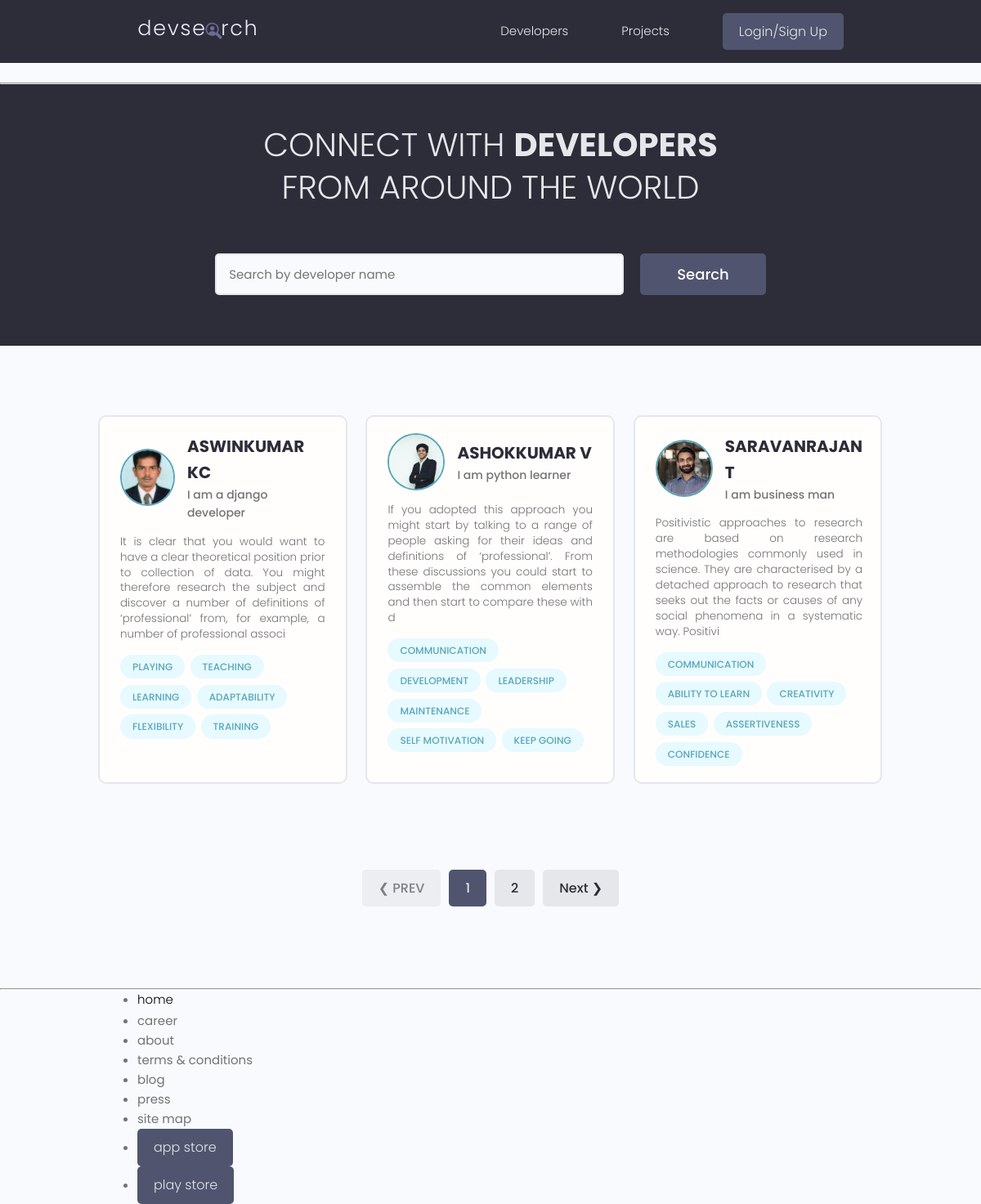
The page / on the database its author committed.
### users/models.py (models this page shows, shortened)
class Profile(models.Model):
    user = models.OneToOneField(User,on_delete=models.CASCADE,null=True,blank=True)
    name = models.CharField(max_length=200)
    username = models.CharField(max_length=200,null=True,blank=True)
    email = models.EmailField(null=True,blank=True)
    profile_image = models.ImageField(upload_to='profiles',default='profiles/download.png',null=True,blank=True)
    short_intro = models.CharField(max_length=2000,null=True,blank=True)
    bio = models.TextField(null=True,blank=True)
    location = models.CharField(max_length=500,null=True,blank=True)
    social_github = models.CharField(max_length=2000,null=True,blank=True)
    social_twitter = models.CharField(max_length=2000,null=True,blank=True)
    social_youtube = models.CharField(max_length=2000,null=True,blank=True)
    social_linkedin = models.CharField(max_length=2000,null=True,blank=True)
    social_website = models.CharField(max_length=2000,null=True,blank=True)
    created = models.DateTimeField(auto_now_add=True)

class Skill(models.Model):
    owner = models.ForeignKey(Profile, on_delete=models.CASCADE,null=True,blank=True)
    name = models.CharField(max_length=200)
    description = models.TextField(null=True,blank=True)
    created = models.DateTimeField(auto_now_add=True)
    def __str__(self):
        return str(self.name)

### users/views.py (the view)
# urls.py: path('',views.profiles,name='all-profile'),
def profiles(request):
    profiles = searchProfiles(request)
    page_profiles,custom_range = paginateProfiles(request,profiles,3)
    context = {
        'profiles' : page_profiles,
        'custom_range': custom_range,
    }
    return render(request, 'users/all-profiles.html',context)

### users/utils.py (called while the page is built)
def searchProfiles(request):
    search_query = ''
    if request.GET.get('search_query'):
        search_query = request.GET.get('search_query')
    skills = Skill.objects.filter(name__icontains=search_query)
    profiles = Profile.objects.filter (
        Q(name__icontains=search_query) |
        Q(short_intro__icontains=search_query) |
        Q(skill__in = skills)).distinct()
    return profiles

def paginateProfiles(request, profiles, no_of_prof):
    paginator = Paginator(profiles,no_of_prof)
    page = request.GET.get('page')
    try:
        page_profiles = paginator.page(page)
    except PageNotAnInteger:
        page = 1
        page_profiles = paginator.page(page)
    except EmptyPage:
        page = paginator.num_pages
        page_profiles = paginator.page(page)
    leftIndex = int(page) - 2
    if leftIndex < 1:
        leftIndex = 1
    rightIndex = int(page) + 2
    if rightIndex > paginator.num_pages:
        rightIndex = paginator.num_pages + 1
    custom_range = range(leftIndex,rightIndex)
    return page_profiles, custom_range

### users/templates/users/all-profiles.html (shortened to what this page needs)
{% extends 'main.html' %}
{% block content %}
  <main class="home">
    <section class="hero-section text-center">
      <div class="container container--narrow">
        <div class="hero-section__box">
          <h2>CONNECT WITH <span>DEVELOPERS</span></h2>
          <h2>FROM AROUND THE WORLD</h2>
        </div>
        <div class="hero-section__search">
          <form class="form" action="" method="get">
            <div class="form__field">
              <input class="input input--text" id="formInput#search" type="text" name="search_query"
                placeholder="Search by developer name" value="{{request.GET.search_query}}" />
            </div>
            <input class="btn btn--sub btn--lg" type="submit" value="Search" />
          </form>
        </div>
      </div>
    </section>
    <section class="devlist">
      <div class="container">
        <div class="grid grid--three">
          {% for profile in profiles %}
          <div class="column card">
            <div class="dev">
              <a href="{% url 'users:single-profile' profile.id %}" class="card__body">
                <div class="dev__profile">
                  <img class="avatar avatar--md" src="{{profile.profile_image.url}}" alt="image" />
                  <div class="dev__meta">
                    <h3>{{profile.name}}</h3>
                    <h5>{{profile.short_intro|slice:60}}</h5>
                  </div>
                </div>
                <p class="dev__info">
                  {{profile.bio|slice:"250"}}
                </p>
                <div class="dev__skills">
                  {% for skill in profile.skill_set.all %}
                  <span class="tag tag--pill tag--main">
                    <small>{{skill}}</small>
                  </span>
                  {% endfor %}
                </div>
              </a>
            </div>
          </div>
          {% endfor %}
            </div>
          </div>
    </section>
    {% if profiles.has_other_pages %}
    <div class="pagination">
      <ul class="container">
        {% if profiles.has_previous %}
        <li><a href="?page={{profiles.previous_page_number}}&search_query={{request.GET.search_query}}" class="btn">&#10094; Prev</a></li>
        {% else %}
        <li><a href="" class="btn btn--disabled">&#10094; PREV</a></li>
        {% endif %}
        {% for page in custom_range %}
        {% if page == profiles.number %}
        <li><a href="?page={{page}}&search_query={{request.GET.search_query}}" class="btn btn--sub">{{page}}</a></li>
        {% else %}
        <li><a href="?page={{page}}&search_query={{request.GET.search_query}}" class="btn">{{page}}</a></li>
        {% endif %}
        {% endfor %}
        {% if profiles.has_next %}
        <li><a href="?page={{profiles.next_page_number}}&search_query={{request.GET.search_query}}" class="btn">Next  &#10095;</a></li>
        {% else %}
        <li><a href="" class="btn btn--disabled"> NEXT &#10095; </a></li>
        {% endif %}
        </ul>
    </div>
    {% endif %}
  </main>
  {% endblock %}

### static/styles/app.css (style rules this page uses)
:root { --color-sub: #2d2d39; }
.btn--sub { background-color: var(--color-sub-light); }
.card { border: 2px solid var(--color-light); }
img { width: 100%; }
.hero-section { height: 40vh; display: flex; align-items: center; background-color: var(--color-sub); }
.hero-section__box { margin-bottom: 4rem; }
.hero-section__box > h2, .hero-section__box > h2 > span { font-size: 4rem; color: var(--color-light); line-height: 1.3; text-transform: uppercase; }
.hero-section__box > h2 { font-weight: 300; }
.hero-section__box > h2 > span { font-weight: 700; }
.hero-section__search > .form { display: flex; align-items: center; justify-content: center; gap: 2rem; }
.hero-section__search > .form input.input--text { width: 50rem; }
.devlist { margin-top: 8rem; }
.devlist .grid { align-items: stretch; }
.devlist .dev .dev__profile { display: flex; align-items: center; gap: 1.5rem; }
.devlist .dev .dev__meta h3 { color: var(--color-sub); font-size: 2rem; font-weight: 700; }
.devlist .dev .dev__meta h5 { color: var(--color-text); font-size: 1.4rem; font-weight: 500; }
.devlist .dev .dev__info { margin: 1.5rem 0; font-size: 1.35rem; line-height: 1.4; text-align: justify; }
.pagination { margin-top: 8rem; margin-bottom: 10rem; }
.pagination > ul { flex-wrap: wrap; list-style: none; display: flex; align-items: center; justify-content: center; gap: 1rem; }
.pagination .btn { color: var(--color-sub); }
.pagination .btn.btn--sub { color: var(--color-light); }

### static/uikit/styles/modules/_variables.css (style rules this page uses)
:root { --color-main: #5aa5b9; --color-main-light: #e6faff; --color-sub: #3f4156; --color-sub-light: #51546e; --color-sub-lighter: #ededfd; --color-text: #737373; --color-gray: #8b8b8b; --color-light: #e5e7eb; --color-light-gray: #767676; --color-bg: #f8fafd; --color-white: #fffefd; --color-white-light: #f3f3f3; --color-success: #359e64; --color-success-bg: #def8e8; --color-error: #fc4b0b; --color-error-bg: #fff2ee; --font-base: 'Poppins', arial, helvetica, 'Segoe UI', roboto, ubuntu, sans-serif; --font-monospace: 'Fira Code', 'Courier New', courier, monospace; --font-regular: 300; --font-medium: 500; --font-bold: 700; --generic-shadow: 1px 1px 5px #00000010; --generic-transition: all 0.3s ease-in-out; }

### static/uikit/styles/modules/_base.css (style rules this page uses)
* { margin: 0; padding: 0; box-sizing: border-box; text-rendering: optimizeLegibility; color: inherit; font-size: inherit; }
html { font-size: 50%; }
@media only screen and (min-width: 480px) { html { font-size: 56.25%; } }
@media only screen and (min-width: 1200px) { html { font-size: 62.5%; } }
body { line-height: 1.6; font-weight: 400; font-size: 1.5rem; color: var(--color-text); background-color: var(--color-bg); min-height: 100vh; }

### static/uikit/styles/modules/_typography.css (style rules this page uses)
* { font-family: var(--font-base); }
h2 { font-size: 3.6rem; font-weight: var(--font-bold); }
h3 { font-size: 3.2rem; font-weight: var(--font-medium); }
h5 { font-size: 2.4rem; font-weight: var(--font-medium); }
h5, h6 { font-weight: var(--font-regular); }
p, span, strong { font-size: 1.6rem; color: var(--color-text); font-weight: var(--font-regular); }
a { padding-bottom: 2px; text-decoration: none; display: inline-block; color: var(--color-main); font-weight: var(--font-medium); }

### static/uikit/styles/modules/_utilities.css (style rules this page uses)
.container { width: 92%; max-width: 165rem; margin: 0 auto; box-sizing: border-box; }
.container--narrow { width: 92%; max-width: 120rem; }
@media screen and (min-width: 1000px) { .container { width: 90%; } }
@media screen and (min-width: 1000px) { .container--narrow { width: 85%; } }
@media screen and (min-width: 1200px) { .container { width: 80%; } }
@media screen and (min-width: 1200px) { .container--narrow { width: 72%; } }
.text-center { text-align: center; }

### static/uikit/styles/modules/_avatar.css (style rules this page uses)
.avatar { border-radius: 50%; border: 2px solid var(--color-main); object-fit: cover; }
.avatar--md { height: 7rem; width: 7rem; }

### static/uikit/styles/modules/_button.css (style rules this page uses)
.btn { display: inline-block; position: relative; cursor: pointer; background-color: var(--color-light); font-weight: var(--font-medium); color: var(--color-sub); text-decoration: none; padding: 1rem 2rem; border-radius: 0.5rem; border: none; width: -webkit-fit-content; width: -moz-fit-content; width: fit-content; height: -webkit-fit-content; height: -moz-fit-content; height: fit-content; font-size: 1.6rem; outline-width: 0; outline-color: transparent; -webkit-backface-visibility: hidden; backface-visibility: hidden; transition: all 0.3s ease-in-out; }
.btn:disabled, .btn--disabled { cursor: not-allowed; opacity: 0.6; }
.btn--sub { background-color: var(--color-sub); color: var(--color-white); }
.btn--lg { font-size: 1.8rem; padding: 1.2rem 4.5rem; }

### rows shown on the page
Profile: profile_image (picture), name "ASWINKUMAR KC", short_intro "I am a django developer", bio "It is clear that you would want to have a clear theoretical position prior to collection of data. You might therefore research the subject and discover a number of definitions of ‘professional’ from, for example, a number of professional associ"
Skill: name "PLAYING"
Skill: name "TEACHING"
Skill: name "LEARNING"
Skill: name "ADAPTABILITY"
Skill: name "FLEXIBILITY"
Skill: name "TRAINING"
Profile: profile_image (picture), name "ASHOKKUMAR V", short_intro "I am python learner", bio "If you adopted this approach you might start by talking to a range of people asking for their ideas and definitions of ‘professional’. From these discussions you could start to assemble the common elements and then start to compare these with d"
Skill: name "COMMUNICATION"
Skill: name "DEVELOPMENT"
Skill: name "LEADERSHIP"
Skill: name "MAINTENANCE"
Skill: name "SELF MOTIVATION"
Skill: name "KEEP GOING"
Profile: profile_image (picture), name "SARAVANRAJAN T", short_intro "I am business man", bio "Positivistic approaches to research are based on research methodologies commonly used in science. They are characterised by a detached approach to research that seeks out the facts or causes of any social phenomena in a systematic way. Positivi"
Skill: name "COMMUNICATION"
Skill: name "ABILITY TO LEARN"
Skill: name "CREATIVITY"
Skill: name "SALES"
Skill: name "ASSERTIVENESS"
Skill: name "CONFIDENCE"

### other values the page prints
{{ page }} "1"
{{ page }} "2"
